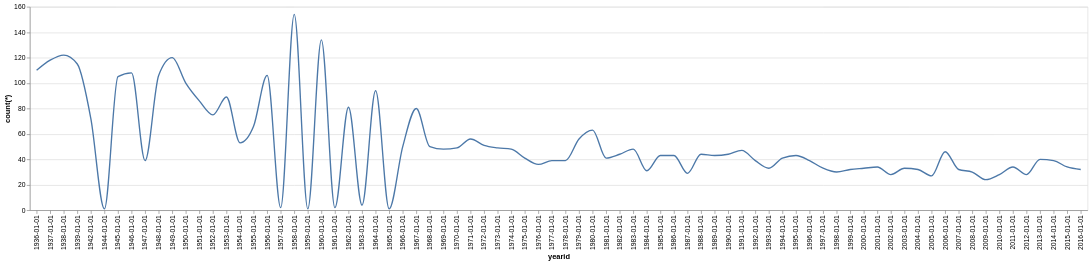

Vega-Lite specification stored for this chart:
### Vega-Lite specification from a JSON file in a GitHub repository (floating-point values rounded to 4 significant figures)
{"data": {"values": [{"x_data": "1936-01-01", "y_data": 110}, {"x_data": "1937-01-01", "y_data": 118}, {"x_data": "1938-01-01", "y_data": 122}, {"x_data": "1939-01-01", "y_data": 115}, {"x_data": "1942-01-01", "y_data": 72}, {"x_data": "1944-01-01", "y_data": 1}, {"x_data": "1945-01-01", "y_data": 105}, {"x_data": "1946-01-01", "y_data": 108}, {"x_data": "1947-01-01", "y_data": 39}, {"x_data": "1948-01-01", "y_data": 106}, {"x_data": "1949-01-01", "y_data": 120}, {"x_data": "1950-01-01", "y_data": 100}, {"x_data": "1951-01-01", "y_data": 86}, {"x_data": "1952-01-01", "y_data": 75}, {"x_data": "1953-01-01", "y_data": 89}, {"x_data": "1954-01-01", "y_data": 53}, {"x_data": "1955-01-01", "y_data": 66}, {"x_data": "1956-01-01", "y_data": 106}, {"x_data": "1957-01-01", "y_data": 2}, {"x_data": "1958-01-01", "y_data": 154}, {"x_data": "1959-01-01", "y_data": 1}, {"x_data": "1960-01-01", "y_data": 134}, {"x_data": "1961-01-01", "y_data": 2}, {"x_data": "1962-01-01", "y_data": 81}, {"x_data": "1963-01-01", "y_data": 4}, {"x_data": "1964-01-01", "y_data": 94}, {"x_data": "1965-01-01", "y_data": 1}, {"x_data": "1966-01-01", "y_data": 50}, {"x_data": "1967-01-01", "y_data": 80}, {"x_data": "1968-01-01", "y_data": 50}, {"x_data": "1969-01-01", "y_data": 48}, {"x_data": "1970-01-01", "y_data": 49}, {"x_data": "1971-01-01", "y_data": 56}, {"x_data": "1972-01-01", "y_data": 51}, {"x_data": "1973-01-01", "y_data": 49}, {"x_data": "1974-01-01", "y_data": 48}, {"x_data": "1975-01-01", "y_data": 41}, {"x_data": "1976-01-01", "y_data": 36}, {"x_data": "1977-01-01", "y_data": 39}, {"x_data": "1978-01-01", "y_data": 39}, {"x_data": "1979-01-01", "y_data": 56}, {"x_data": "1980-01-01", "y_data": 63}, {"x_data": "1981-01-01", "y_data": 41}, {"x_data": "1982-01-01", "y_data": 44}, {"x_data": "1983-01-01", "y_data": 48}, {"x_data": "1984-01-01", "y_data": 31}, {"x_data": "1985-01-01", "y_data": 43}, {"x_data": "1986-01-01", "y_data": 43}, {"x_data": "1987-01-01", "y_data": 29}, {"x_data": "1988-01-01", "y_data": 44}, {"x_data": "1989-01-01", "y_data": 43}, {"x_data": "1990-01-01", "y_data": 44}, {"x_data": "1991-01-01", "y_data": 47}, {"x_data": "1992-01-01", "y_data": 39}, {"x_data": "1993-01-01", "y_data": 33}, {"x_data": "1994-01-01", "y_data": 41}, {"x_data": "1995-01-01", "y_data": 43}, {"x_data": "1996-01-01", "y_data": 39}, {"x_data": "1997-01-01", "y_data": 33}, {"x_data": "1998-01-01", "y_data": 30}, {"x_data": "1999-01-01", "y_data": 32}, {"x_data": "2000-01-01", "y_data": 33}, {"x_data": "2001-01-01", "y_data": 34}, {"x_data": "2002-01-01", "y_data": 28}, {"x_data": "2003-01-01", "y_data": 33}, {"x_data": "2004-01-01", "y_data": 32}, {"x_data": "2005-01-01", "y_data": 27}, {"x_data": "2006-01-01", "y_data": 46}, {"x_data": "2007-01-01", "y_data": 32}, {"x_data": "2008-01-01", "y_data": 30}, {"x_data": "2009-01-01", "y_data": 24}, {"x_data": "2010-01-01", "y_data": 28}, {"x_data": "2011-01-01", "y_data": 34}, {"x_data": "2012-01-01", "y_data": 28}, {"x_data": "2013-01-01", "y_data": 40}, {"x_data": "2014-01-01", "y_data": 39}, {"x_data": "2015-01-01", "y_data": 34}, {"x_data": "2016-01-01", "y_data": 32}]}, "mark": {"type": "line", "interpolate": "monotone"}, "encoding": {"x": {"field": "x_data", "type": "nominal", "title": "yearid", "sort": "ascending"}, "y": {"field": "y_data", "type": "quantitative", "title": "count(*)"}}}
